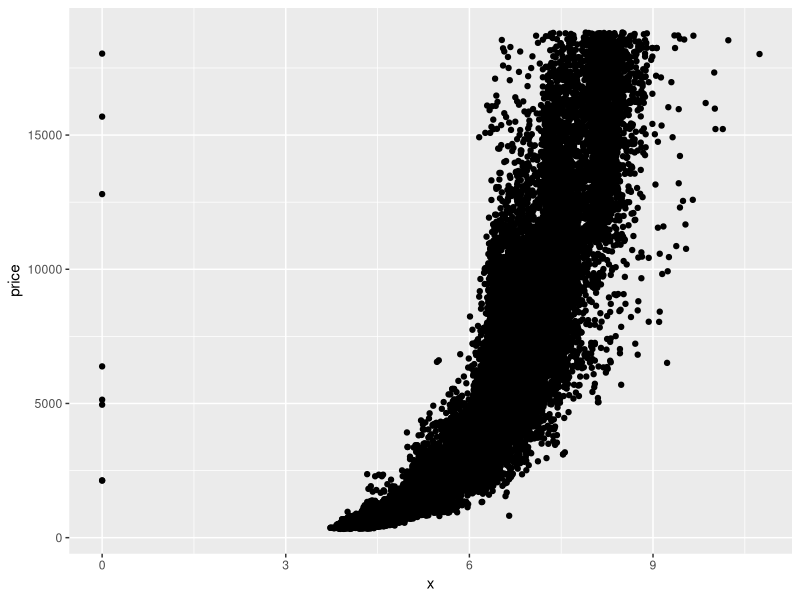
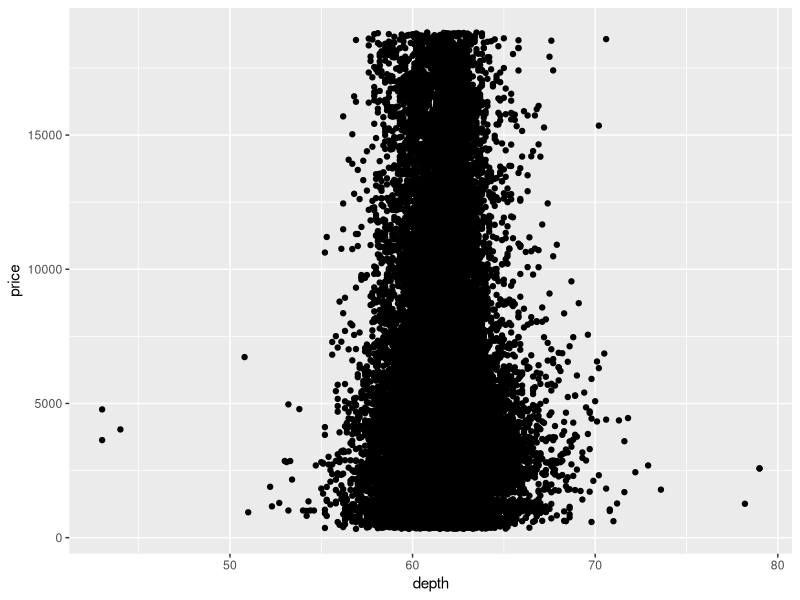
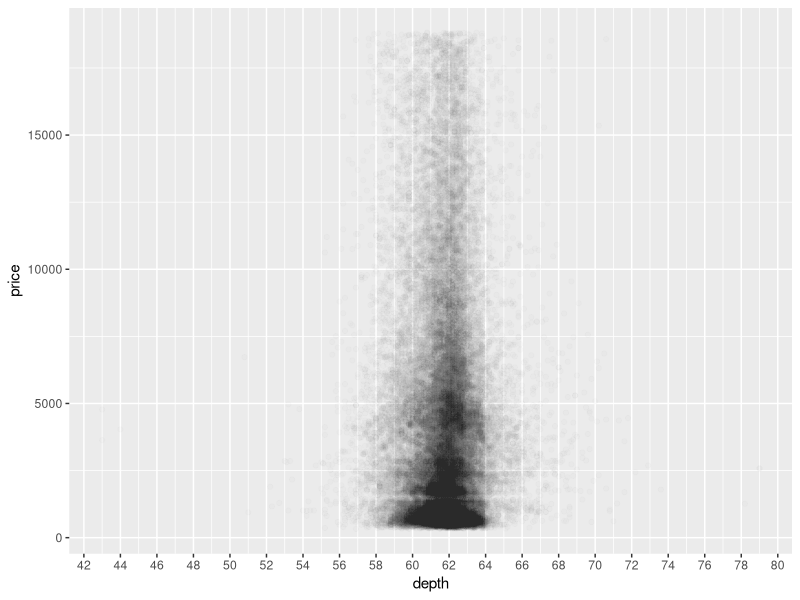
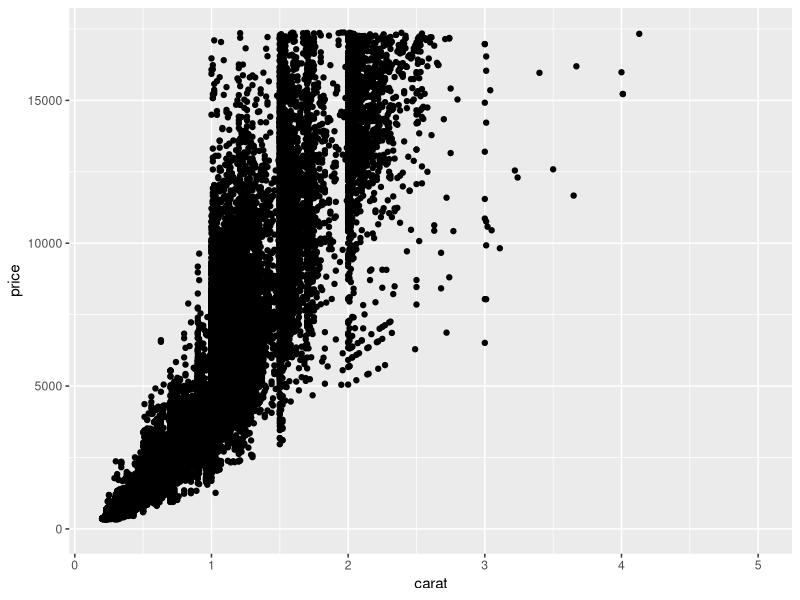
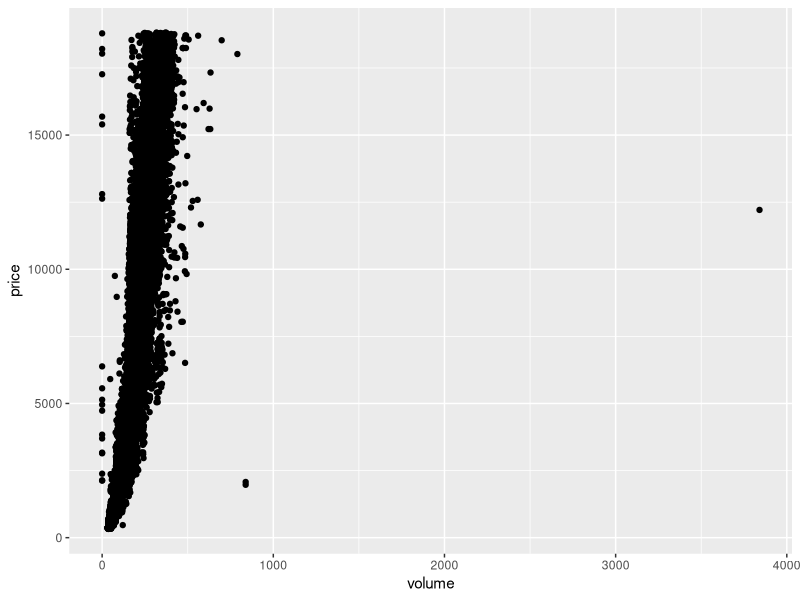
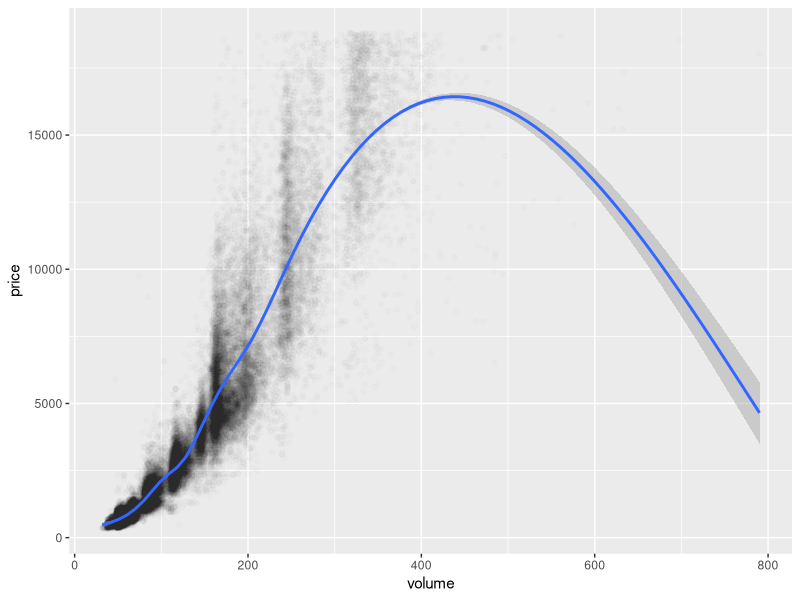
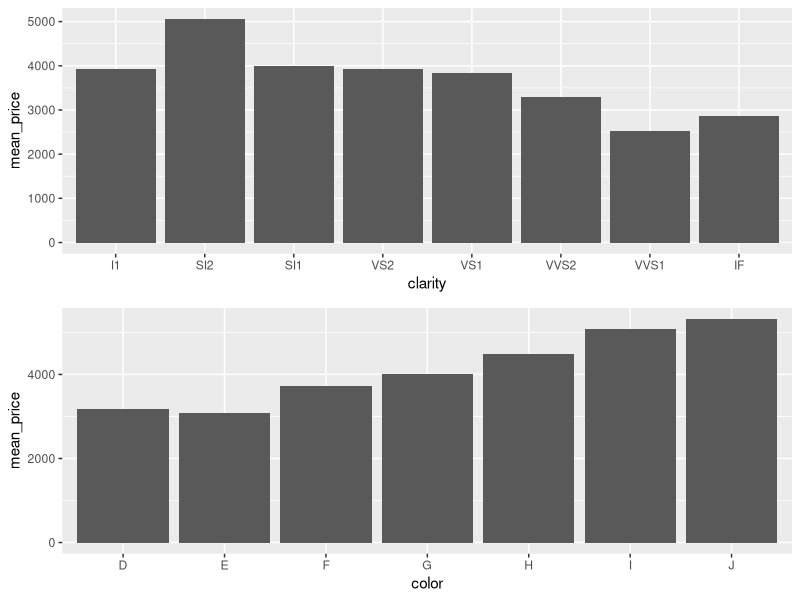

Reproduce these figures in R, in order.
# In this problem set, you'll continue
# to explore the diamonds data set.

# Your first task is to create a
# scatterplot of price vs x.
# using the ggplot syntax.

# This assignment is not graded and
# will be marked as correct when you submit.

# ENTER YOUR CODE BELOW THIS LINE
# ===========================================
install.packages("ggplot2")
library(ggplot2)
data(diamonds)
ggplot(data=diamonds, aes(y=price, x=x)) +
  geom_point()

## Correlation test ## price and x
cor.test(diamonds$x,diamonds$price)

## Correlation test ## price and y
cor.test(diamonds$y,diamonds$price)

## Correlation test ## price and z
cor.test(diamonds$z,diamonds$price)

# Create a simple scatter plot of price vs depth.

# This assignment is not graded and
# will be marked as correct when you submit.

# ENTER YOUR CODE BELOW THIS LINE
#==================================================
ggplot(data=diamonds, aes(y=price, x=depth)) +
  geom_point()

# Change the code to make the transparency of the
# points to be 1/100 of what they are now and mark
# the x-axis every 2 units. See the instructor notes
# for two hints.

# This assignment is not graded and
# will be marked as correct when you submit.

# ALTER THE CODE BELOW THIS LINE
#============================================
ggplot(data = diamonds, aes(x = depth, y = price)) + 
  geom_point(alpha=1/100) + 
  scale_x_continuous(breaks = seq(0,80,by=2))

# Create a scatterplot of price vs carat
# and omit the top 1% of price and carat
# values.

# This assignment is not graded and
# will be marked as correct when you submit.

# ENTER YOUR CODE BELOW THIS LINE
# ========================================
ggplot(data=diamonds, aes(x=carat, y=price)) + 
  geom_point() +
  scale_y_continuous(limits=c(0,quantile(diamonds$price,c(.99))))

# Create a scatterplot of price vs. volume (x * y * z).
# This is a very rough approximation for a diamond's volume.

# Create a new variable for volume in the diamonds data frame.
# This will be useful in a later exercise.

# Don't make any adjustments to the plot just yet.

# This assignment is not graded and
# will be marked as correct when you submit.

# ENTER YOUR CODE BELOW THIS LINE
# =================================================================
diamonds$volume <- diamonds$x * diamonds$y * diamonds$z
ggplot(data=diamonds, aes(x=volume, y=price)) +
  geom_point()

# Subset the data to exclude diamonds with a volume
# greater than or equal to 800. Also, exclude diamonds
# with a volume of 0. Adjust the transparency of the
# points and add a linear model to the plot. (See the
# Instructor Notes or look up the documentation of
# geom_smooth() for more details about smoothers.)

# We encourage you to think about this next question and
# to post your thoughts in the discussion section.

# Do you think this would be a useful model to estimate
# the price of diamonds? Why or why not?

# This assignment is not graded and
# will be marked as correct when you submit.

# ENTER YOUR CODE BELOW THIS LINE
# ========================================
diamonds2 <- subset(diamonds, volume < 800 & volume > 0)
ggplot(data=diamonds2, aes(x=volume, y=price)) +
  geom_point(alpha=1/100) +
  geom_smooth()
  
# Use the function dplyr package
# to create a new data frame containing
# info on diamonds by clarity.

# Name the data frame diamondsByClarity

# The data frame should contain the following
# variables in this order.

#       (1) mean_price
#       (2) median_price
#       (3) min_price
#       (4) max_price
#       (5) n

# where n is the number of diamonds in each
# level of clarity.

# This assignment WILL BE automatically
# graded!

# DO NOT ALTER THE NEXT THREE LINES OF CODE.
# ======================================================
suppressMessages(library(ggplot2))
suppressMessages(library(dplyr))
data(diamonds)

# ENTER YOUR CODE BELOW THIS LINE
# ======================================================
diamondsByClarity <- diamonds %>% group_by(clarity) %>% summarize(mean(price), median(price),min(price), max(price), n())
names(diamondsByClarity) <- c("clarity", "mean_price", "median_price", "min_price", "max_price", "n")

# We’ve created summary data frames with the mean price
# by clarity and color. You can run the code in R to
# verify what data is in the variables diamonds_mp_by_clarity
# and diamonds_mp_by_color.

# Your task is to write additional code to create two bar plots
# on one output image using the grid.arrange() function from the package
# gridExtra.

# This assignment is not graded and
# will be marked as correct when you submit.

# See the Instructor Notes for more info on bar charts
# and for a hint on this task.

# DO NOT DELETE THE LINES OF CODE BELOW
# ===================================================================
install.packages("gridExtra")
data(diamonds)
library(dplyr)
library(gridExtra)

diamonds_by_clarity <- group_by(diamonds, clarity)
diamonds_mp_by_clarity <- summarise(diamonds_by_clarity, mean_price = mean(price))

diamonds_by_color <- group_by(diamonds, color)
diamonds_mp_by_color <- summarise(diamonds_by_color, mean_price = mean(price))

# ENTER YOUR CODE BELOW THIS LINE
# ===================================================================
bar1 <- ggplot(data=diamonds_mp_by_clarity, aes(x=clarity,y=mean_price)) + 
  geom_bar(stat="identity")
bar2 <- ggplot(data=diamonds_mp_by_color, aes(x=color,y=mean_price)) + 
  geom_bar(stat="identity")
grid.arrange(bar1, bar2)

# The Gapminder website contains over 500 data sets with information about
# the world's population. Your task is to continue the investigation you did at the
# end of Problem Set 3 or you can start fresh and choose a different
# data set from Gapminder.

# If you’re feeling adventurous or want to try some data munging see if you can
# find a data set or scrape one from the web.

# In your investigation, examine pairs of variable and create 2-5 plots that make
# use of the techniques from Lesson 4.

# You can find a link to the Gapminder website in the Instructor Notes.

# Once you've completed your investigation, create a post in the discussions that includes:
#       1. the variable(s) you investigated, your observations, and any summary statistics
#       2. snippets of code that created the plots
#       3. links to the images of your plots

# Copy and paste all of the code that you used for
# your investigation, and submit it when you are ready.
# ====================================================================

